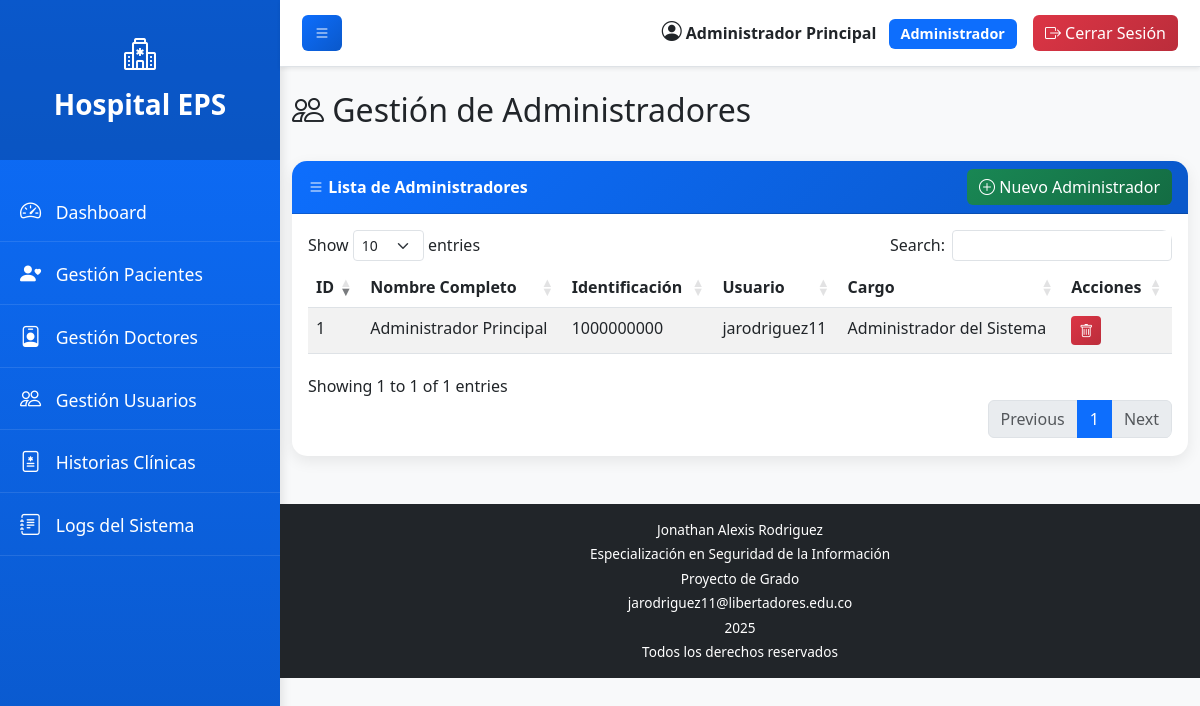
Screenshot of /pages/admin/usuarios.php (signed in) with the database file from the repository.
### tables this page shows
CREATE TABLE IF NOT EXISTS administradores (
    id INT AUTO_INCREMENT PRIMARY KEY,
    nombres VARCHAR(100) NOT NULL,
    apellidos VARCHAR(100) NOT NULL,
    identificacion VARCHAR(20) UNIQUE NOT NULL,
    usuario VARCHAR(50) UNIQUE NOT NULL,
    password VARCHAR(255) NOT NULL,
    rol VARCHAR(20) DEFAULT 'Administrador',
    cargo VARCHAR(100),
    edad INT,
    genero VARCHAR(20),
    direccion VARCHAR(255),
    telefono VARCHAR(20),
    fecha_creacion TIMESTAMP DEFAULT CURRENT_TIMESTAMP,
    fecha_actualizacion TIMESTAMP DEFAULT CURRENT_TIMESTAMP ON UPDATE CURRENT_TIMESTAMP
);

### config/helpers.php (called while the page is built, shortened)
<?php
function safe_html($value, $default = '') {
    return htmlspecialchars((string)$value, ENT_QUOTES, 'UTF-8');
}
?>

### pages/admin/usuarios.php (the view, shortened to what this page needs)
<?php
require_once '../../config/helpers.php';
$database = new Database();
$db = $database->getConnection();
$query = "SELECT * FROM administradores ORDER BY id DESC";
$stmt = $db->prepare($query);
$stmt->execute();
?>
<!DOCTYPE html>
<html lang="es">
<head>
    <link href="https://cdn.jsdelivr.net/npm/bootstrap@5.3.0/dist/css/bootstrap.min.css" rel="stylesheet">
    <link rel="stylesheet" href="https://cdn.jsdelivr.net/npm/bootstrap-icons@1.10.0/font/bootstrap-icons.css">
    <link rel="stylesheet" href="https://cdn.datatables.net/1.13.7/css/dataTables.bootstrap5.min.css">
    <link rel="stylesheet" href="../../assets/css/dashboard.css">
</head>
<body>
    <div class="wrapper">
        <?php include '../../includes/sidebar.php'; ?>
        <div id="content">
            <?php include '../../includes/navbar.php'; ?>
            <div class="container-fluid mt-4">
                <div class="row mb-4">
                    <div class="col-12">
                        <h2><i class="bi bi-people"></i> Gestión de Administradores</h2>
                    </div>
                </div>
                <div class="card">
                    <div class="card-header d-flex justify-content-between align-items-center">
                        <span><i class="bi bi-list"></i> Lista de Administradores</span>
                        <button class="btn btn-success" data-bs-toggle="modal" data-bs-target="#modalAdmin">
                            <i class="bi bi-plus-circle"></i> Nuevo Administrador
                        </button>
                    </div>
                    <div class="card-body">
                        <div class="table-responsive">
                            <table id="tablaAdmins" class="table table-striped table-hover">
                                <thead>
                                    <tr>
                                        <th>ID</th>
                                        <th>Nombre Completo</th>
                                        <th>Identificación</th>
                                        <th>Usuario</th>
                                        <th>Cargo</th>
                                        <th>Acciones</th>
                                    </tr>
                                </thead>
                                <tbody>
                                    <?php while($row = $stmt->fetch(PDO::FETCH_ASSOC)): ?>
                                    <tr>
                                        <td><?php echo $row['id']; ?></td>
                                        <td><?php echo safe_html($row['nombres'] . ' ' . $row['apellidos']); ?></td>
                                        <td><?php echo safe_html($row['identificacion']); ?></td>
                                        <td><?php echo safe_html($row['usuario']); ?></td>
                                        <td><?php echo safe_html($row['cargo']); ?></td>
                                        <td>
                                            <button class="btn btn-sm btn-danger" onclick="eliminarAdmin(<?php echo $row['id']; ?>)">
                                                <i class="bi bi-trash"></i>
                                            </button>
                                        </td>
                                    </tr>
                                    <?php endwhile; ?>
                                </tbody>
                            </table>
                        </div>
                    </div>
                </div>
            </div>
            <?php include '../../includes/footer.php'; ?>
        </div>
    </div>
</body>
</html>

### assets/css/dashboard.css (style rules this page uses)
body { font-family: 'Segoe UI', Tahoma, Geneva, Verdana, sans-serif; background-color: #f8f9fa; }
.wrapper { display: flex; width: 100%; align-items: stretch; }
#content { width: 100%; padding: 0; min-height: 100vh; transition: all 0.3s; }
.card { border: none; border-radius: 15px; box-shadow: 0 5px 15px rgba(0,0,0,0.08); transition: transform 0.3s, box-shadow 0.3s; }
.card-header { background: linear-gradient(135deg, #0d6efd, #0a58ca); color: white; border-radius: 15px 15px 0 0 !important; font-weight: bold; }
.table-responsive { border-radius: 10px; overflow: hidden; }
.table { margin-bottom: 0; }
.table thead { background: linear-gradient(135deg, #0d6efd, #0a58ca); color: white; }
.btn-success { background: linear-gradient(135deg, #198754, #146c43); border: none; }
.btn-danger { background: linear-gradient(135deg, #dc3545, #bb2d3b); border: none; }
.sidebar, #content, .sidebar-overlay { transition: all 0.3s cubic-bezier(0.4, 0, 0.2, 1); }

### rows the page displays
administradores: id "1", nombres+apellidos "Administrador Principal", identificacion "1000000000", usuario "jarodriguez11", cargo "Administrador del Sistema"

### other values shown
$_SESSION['nombres'] "Administrador"
$_SESSION['apellidos'] "Principal"
$_SESSION['rol'] "Administrador"
